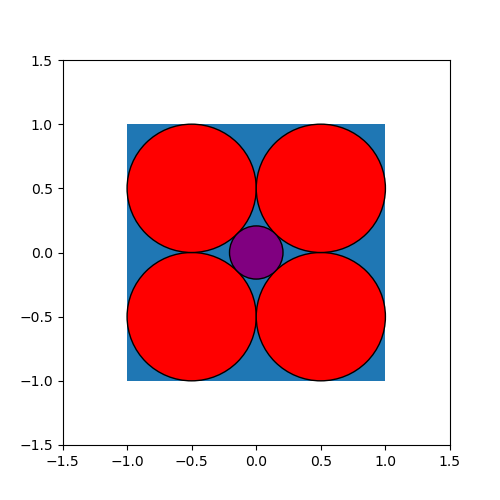

Generate this figure with Python:
import matplotlib.pyplot as plt
from matplotlib.patches import Polygon
import math

plt.figure(figsize=(5, 5))

plt.gca().add_patch(plt.Rectangle((-1, -1), 2, 2))

plt.gca().add_patch(plt.Circle((-0.5, -0.5), 0.5, fc='red', ec="black"))
plt.gca().add_patch(plt.Circle((-0.5,  0.5), 0.5, fc='red', ec="black"))
plt.gca().add_patch(plt.Circle((0.5, -0.5), 0.5, fc='red', ec="black"))
plt.gca().add_patch(plt.Circle((0.5,  0.5), 0.5, fc='red', ec="black"))
plt.gca().add_patch(plt.Circle((0, 0), (math.sqrt(2)-1)/2, fc='purple', ec="black"))

plt.gca().set_xlim(-1.5, 1.5)
plt.gca().set_ylim(-1.5, 1.5)

plt.savefig('exercise_01_a.png')
